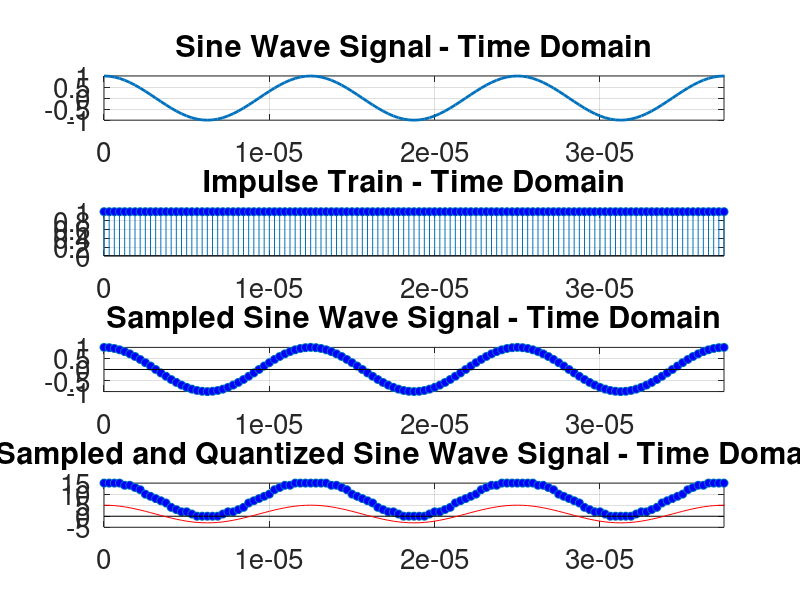
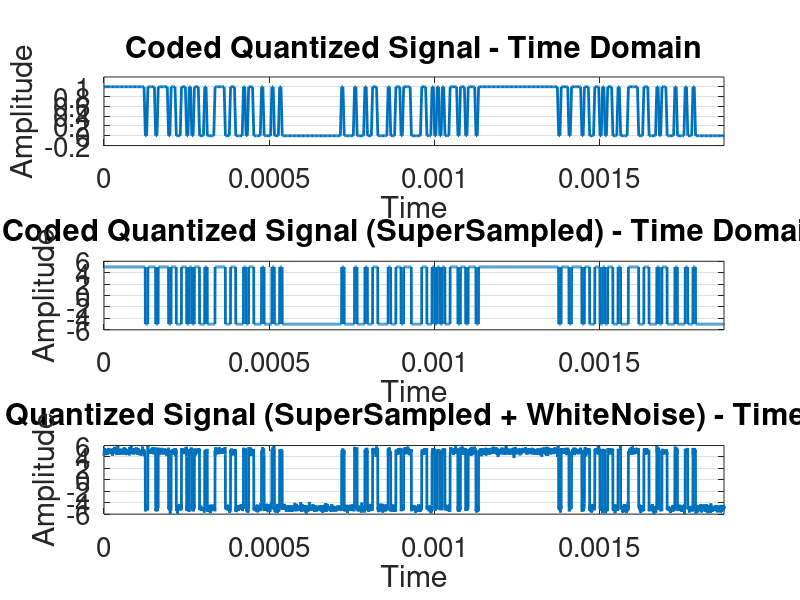
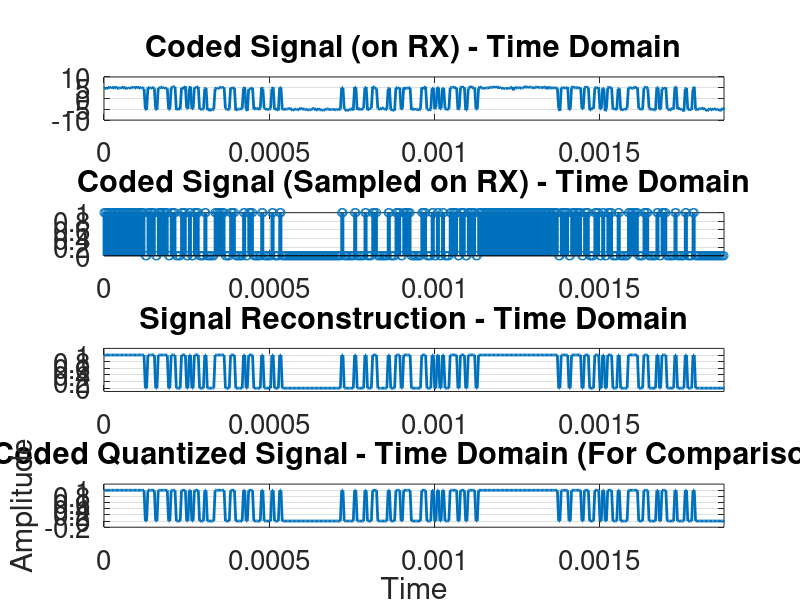

MATLAB code to generate these figures, in order:
close all; clear all; clc;
pkg load signal;
pkg load communications;

% Changes the font size in the plots to 15
set(0, 'DefaultAxesFontSize', 20);

% Defining the base signal amplitude.
A_signal = 1;

% Defining the frequency for the base signal 
f_signal = 80000;

% Defining the period and frequency of sampling:
fs = 40*f_signal;
Ts = 1/fs;
T = 1/f_signal;

% Defining the signal period.
t_initial = 0;
t_final = 0.01;

% "t" vector, corresponding to the time period of analysis, in time domain.
t = [t_initial:Ts:t_final];

signal = A_signal*cos(2*pi*f_signal*t);

% Creating an impulse train with period 2T
impulse_train = zeros(size(t));
impulse_train(mod(t, 1/fs) == 0) = 1;

signal_sampled = signal .* impulse_train;

% Desired number of levels (excluding 0)
n=4;
num_levels = 2^n;

levels = 2/num_levels;

quantized_signal = round((signal_sampled+1)/levels);

% Checks the vector for any element at the maximum of the vector, if so, sets it to the maximum - 1:

for i = 1:length(quantized_signal)
    if quantized_signal(i) == num_levels
        quantized_signal(i) = num_levels - 1;
    end
end


figure(1)
subplot(411)
plot(t,signal, 'LineWidth', 2)
grid on;
xlim([0 3*T])
title('Sine Wave Signal - Time Domain')

subplot(412)
stem(t,impulse_train, 'MarkerFaceColor', 'b')
grid on;
xlim([0 3*T])
title('Impulse Train - Time Domain')

subplot(413)
stem(t,signal_sampled, 'LineStyle','none', 'MarkerFaceColor', 'b')
grid on;
xlim([0 3*T])
title('Sampled Sine Wave Signal - Time Domain')

subplot(414)
stem(t,quantized_signal, 'LineStyle','none', 'MarkerFaceColor', 'b')
xlim([0 3*T])
hold on; 
plot(t,signal*n+A_signal, 'r')
xlim([0 3*T])
grid on;
title('Sampled and Quantized Sine Wave Signal - Time Domain')

% Converting integer quantized values to binary
binary_signal = de2bi(quantized_signal, n);

% Concatenating the binary values into a single vector
binary_signal_concatenated = reshape(binary_signal.', 1, []);

% Time vector
t = linspace(0, 1, length(binary_signal_concatenated) * 2);

% Repeating each value of the signal
repeated_signal = reshape(repmat(binary_signal_concatenated, 2, 1), 1, []);


% Oversampling
n = 3*n;
amplitude = 5;
repeated_signal_up = upsample(repeated_signal, n);

filter_tx = ones(1, n);
filtered_signal = filter(filter_tx, 1, repeated_signal_up)*2*amplitude-amplitude;

% Creating a new t vector for the filtered signal
t_super = linspace(0, 1, length(filtered_signal));

var_noise = 0.1; 
transmission_noise = sqrt(var_noise)*randn(1,length(filtered_signal)); 

transmitted_signal = filtered_signal + transmission_noise; 

% Plotting the signal
figure(2)
subplot(311)
plot(t,repeated_signal, 'LineWidth', 2);
ylim([-0.2, 1.2]);
xlim([0, 150*T]);
xlabel('Time');
ylabel('Amplitude');
title('Coded Quantized Signal - Time Domain');
grid on;

subplot(312)
plot(t_super,filtered_signal, 'LineWidth', 2);
xlim([0, 150*T]);
ylim([-amplitude*1.2 , amplitude*1.2]);
xlabel('Time');
ylabel('Amplitude');
title('Coded Quantized Signal (SuperSampled) - Time Domain');
grid on;

subplot(313)
plot(t_super,transmitted_signal, 'LineWidth', 2);
xlim([0, 150*T]);
ylim([-amplitude*1.2 , amplitude*1.2]);
xlabel('Time');
ylabel('Amplitude');
title('Coded Quantized Signal (SuperSampled + WhiteNoise) - Time Domain');
grid on;

% Reception: 

% Setting the threshold (value that will decide if the signal is 0 or 1)
threshold = 0;

% Sampling the received signal
received_signal = transmitted_signal(n/2:n:end);
received_binary = received_signal > threshold; 

t_received = linspace(0, 1, length(t_super)/n);

% Plotting the signal
figure(3)

subplot(411)
plot(t_received, received_signal,  'LineWidth', 2);
xlim([0, 150*T]);
title('Coded Signal (on RX) - Time Domain');
grid on;

subplot(412)
stem(t_received, received_binary,  'LineWidth', 2);
xlim([0, 150*T]);
title('Coded Signal (Sampled on RX) - Time Domain');
grid on;

subplot(413)
plot(t_received, received_binary,  'LineWidth', 2);
xlim([0, 150*T]);
ylim([-0.1 1.2*max(received_binary)]);
title('Signal Reconstruction - Time Domain');
grid on;

subplot(414)
plot(t,repeated_signal, 'LineWidth', 2);
ylim([-0.2, 1.2]);
xlim([0, 150*T]);
xlabel('Time');
ylabel('Amplitude');
title('Coded Quantized Signal - Time Domain (For Comparison)');
grid on;
